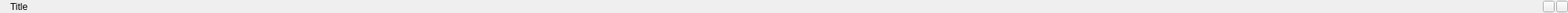
<?xml version="1.0" encoding="UTF-8"?>
<ui version="4.0">
 <class>QtDockTitleBar</class>
 <widget class="QWidget" name="QtDockTitleBar">
  <property name="geometry">
   <rect>
    <x>0</x>
    <y>0</y>
    <width>1992</width>
    <height>17</height>
   </rect>
  </property>
  <property name="sizePolicy">
   <sizepolicy hsizetype="Preferred" vsizetype="Fixed">
    <horstretch>0</horstretch>
    <verstretch>0</verstretch>
   </sizepolicy>
  </property>
  <property name="maximumSize">
   <size>
    <width>16777215</width>
    <height>17</height>
   </size>
  </property>
  <property name="windowTitle">
   <string>QtDockTitleBar</string>
  </property>
  <layout class="QHBoxLayout" name="horizontalLayout">
   <property name="leftMargin">
    <number>0</number>
   </property>
   <property name="topMargin">
    <number>0</number>
   </property>
   <property name="rightMargin">
    <number>0</number>
   </property>
   <property name="bottomMargin">
    <number>0</number>
   </property>
   <item>
    <widget class="QWidget" name="widget" native="true">
     <layout class="QHBoxLayout" name="horizontalLayout_2">
      <property name="spacing">
       <number>2</number>
      </property>
      <property name="leftMargin">
       <number>4</number>
      </property>
      <property name="topMargin">
       <number>0</number>
      </property>
      <property name="rightMargin">
       <number>0</number>
      </property>
      <property name="bottomMargin">
       <number>0</number>
      </property>
      <item>
       <widget class="QLabel" name="label">
        <property name="text">
         <string/>
        </property>
        <property name="pixmap">
         <pixmap resource="../Resource.qrc">:/image/View/image/greenLight.png</pixmap>
        </property>
        <property name="scaledContents">
         <bool>false</bool>
        </property>
        <property name="alignment">
         <set>Qt::AlignCenter</set>
        </property>
       </widget>
      </item>
      <item>
       <widget class="QLabel" name="titleLabel">
        <property name="text">
         <string>Title</string>
        </property>
       </widget>
      </item>
      <item>
       <spacer name="horizontalSpacer">
        <property name="orientation">
         <enum>Qt::Horizontal</enum>
        </property>
        <property name="sizeHint" stdset="0">
         <size>
          <width>826</width>
          <height>0</height>
         </size>
        </property>
       </spacer>
      </item>
      <item>
       <widget class="QPushButton" name="maxButton">
        <property name="sizePolicy">
         <sizepolicy hsizetype="Minimum" vsizetype="Fixed">
          <horstretch>0</horstretch>
          <verstretch>0</verstretch>
         </sizepolicy>
        </property>
        <property name="minimumSize">
         <size>
          <width>15</width>
          <height>15</height>
         </size>
        </property>
        <property name="maximumSize">
         <size>
          <width>15</width>
          <height>15</height>
         </size>
        </property>
        <property name="baseSize">
         <size>
          <width>0</width>
          <height>0</height>
         </size>
        </property>
        <property name="styleSheet">
         <string notr="true">QPushButton{border-image: url(:/image/View/image/restore.png)}
QPushButton:hover{border-image: url(:/image/View/image/restore_hover.png)}</string>
        </property>
        <property name="text">
         <string/>
        </property>
        <property name="iconSize">
         <size>
          <width>34</width>
          <height>34</height>
         </size>
        </property>
        <property name="autoRepeat">
         <bool>false</bool>
        </property>
       </widget>
      </item>
      <item>
       <widget class="QPushButton" name="closeButton">
        <property name="sizePolicy">
         <sizepolicy hsizetype="Minimum" vsizetype="Fixed">
          <horstretch>0</horstretch>
          <verstretch>0</verstretch>
         </sizepolicy>
        </property>
        <property name="minimumSize">
         <size>
          <width>15</width>
          <height>15</height>
         </size>
        </property>
        <property name="maximumSize">
         <size>
          <width>15</width>
          <height>15</height>
         </size>
        </property>
        <property name="styleSheet">
         <string notr="true">QPushButton{border-image: url(:/image/View/image/close.png)}
QPushButton:hover{border-image: url(:/image/View/image/close_hover.png)}</string>
        </property>
        <property name="text">
         <string/>
        </property>
        <property name="iconSize">
         <size>
          <width>17</width>
          <height>17</height>
         </size>
        </property>
        <property name="autoRepeat">
         <bool>false</bool>
        </property>
        <property name="autoExclusive">
         <bool>false</bool>
        </property>
       </widget>
      </item>
     </layout>
    </widget>
   </item>
  </layout>
 </widget>
 <layoutdefault spacing="6" margin="11"/>
 <resources>
  <include location="../Resource.qrc"/>
 </resources>
 <connections/>
</ui>
